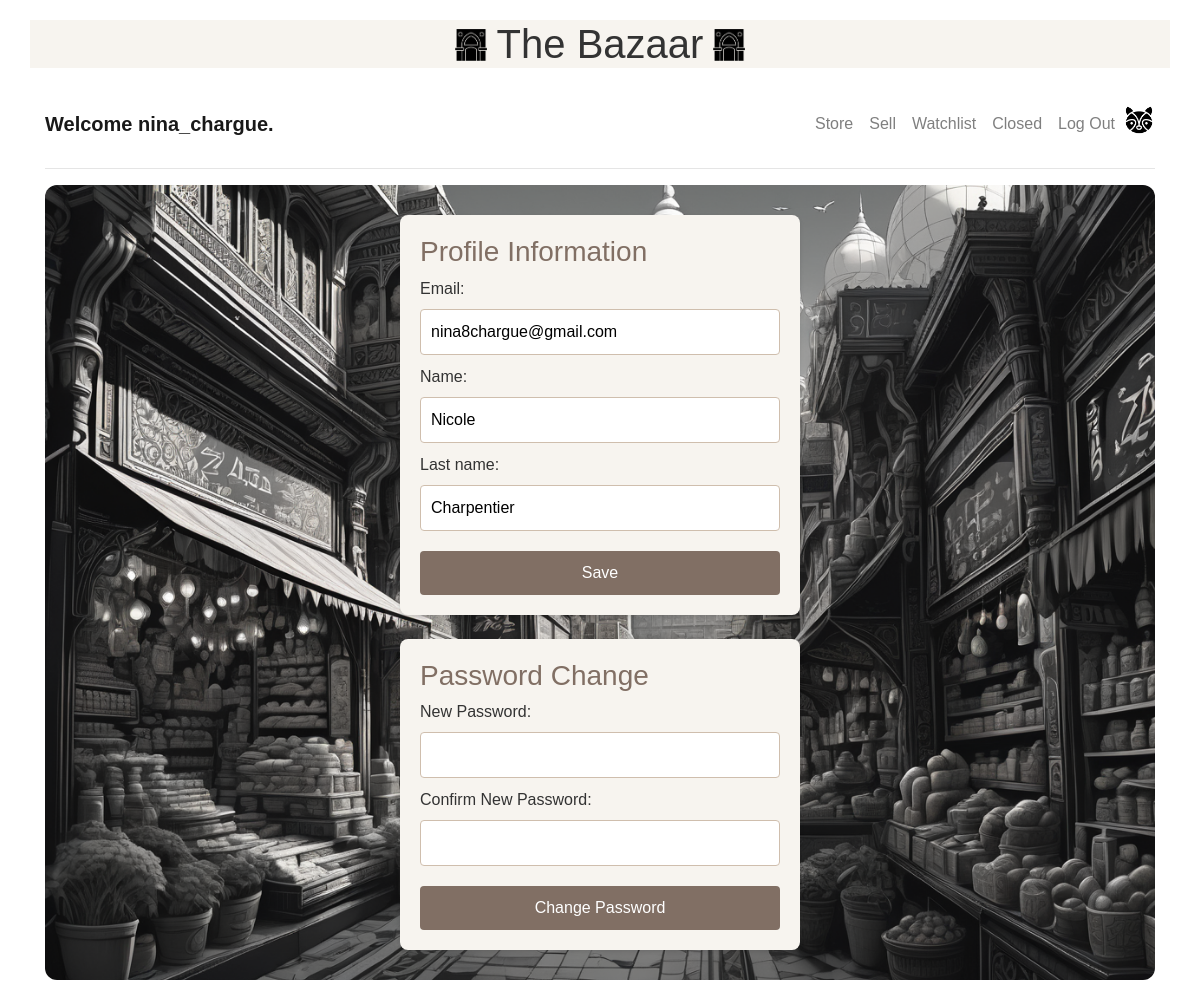
Page /edit_profile/ (signed in) on the committed database.
### auctions/models.py (models this page shows)
class User(AbstractUser):
    name = models.CharField(max_length=100, default='')
    lastname = models.CharField(max_length=100, default='')

### auctions/views.py (the view)
# urls.py: path("edit_profile/", views.edit_profile, name="edit_profile"),
@login_required
def edit_profile(request):
    if request.method == 'POST':
        if 'save_profile' in request.POST:
            return update_profile(request)
        elif 'change_password' in request.POST:
            return change_password(request)
    user = request.user
    password_form = PasswordChangeForm(user)
    return render(request, 'auctions/edit_profile.html', {'user': user, 'password_form': password_form})

### auctions/templates/auctions/edit_profile.html (shortened to what this page needs)
{% extends "auctions/layout.html" %}
{% block body %}
{% load static %}
    <div class="profile-container">
        <div class="form-container">
            <h3>Profile Information</h3>
            <form method="post">
                <label for="id_email">Email:</label>
                <input type="email" id="id_email" name="email" value="{{ user.email }}">
                <br>
                <label for="id_name">Name:</label>
                <input type="text" id="id_name" name="name" value="{{ user.first_name }}">
                <br>
                <label for="id_lastname">Last name:</label>
                <input type="text" id="id_lastname" name="lastname" value="{{ user.last_name }}">
                <br>
                <input class="button" type="submit" name="save_profile" value="Save">
            </form>
        </div>
        <div class="form-container">
            <h3>Password Change</h3>
            <form method="post">
                <label for="id_new_password">New Password:</label>
                <input type="password" id="id_new_password" name="new_password">
                <br>
                <label for="id_confirm_new_password">Confirm New Password:</label>
                <input type="password" id="id_confirm_new_password" name="confirm_new_password">
                <br>
                <input class="button" type="submit" name="change_password" value="Change Password">
            </form>
        </div>
    </div>
{% endblock %}

### auctions/templates/auctions/layout.html (shortened to what this page needs)
{% load static %}
<!DOCTYPE html>
<html lang="en">
    <head>
        <link rel="stylesheet" href="https://stackpath.bootstrapcdn.com/bootstrap/4.4.1/css/bootstrap.min.css">
        <link href="{% static 'auctions/styles.css' %}" rel="stylesheet">
    </head>
    <body>
        <header>
            <div class="container text-center">
                <h1><img class="logo-left" src="{% static 'auctions/images/logo-bazaar.png' %}" alt="Logo" width="32" height="32">The Bazaar<img class="logo-right" src="{% static 'auctions/images/logo-bazaar.png' %}" alt="Logo" width="32" height="32"></h1>
            </div>
        </header>
        <nav class="navbar navbar-expand-lg navbar-light">
            <div class="container">
                <div class="navbar-brand">
                    {% if user.is_authenticated %}
                        Welcome {{ user.username }}.
                    {% else %}
                        Welcome stranger.
                    {% endif %}
                </div>
                <div class="collapse navbar-collapse" id="navbarNav">
                    <ul class="navbar-nav ml-auto">
                        <li class="nav-item">
                            <a class="nav-link" href="{% url 'index' %}">Store</a>
                        </li>
                        {% if user.is_authenticated %}
                            <li class="nav-item">
                                <a class="nav-link" href="{% url 'create_listing' %}">Sell</a>
                            </li>
                            <li class="nav-item">
                                <a class="nav-link" href="{% url 'show_watchlist' %}">Watchlist</a>
                            </li>
                            <li class="nav-item">
                                <a class="nav-link" href="{% url 'show_closed_auctions' %}">Closed</a>
                            </li>
                            <li class="nav-item">
                                <a class="nav-link" href="{% url 'logout' %}">Log Out</a>
                            </li>
                            <li class="nav-item-right">
                                <a href="{% url 'user_profile' request.user.id %}">
                                    <img src="{% static 'auctions/images/dark-racoon.png' %}" alt="Profile" width="32" height="32">
                                </a>
                            </li>
                        {% else %}
                            <li class="nav-item-right"><a href="{% url 'login' %}">
                                <img src="{% static 'auctions/images/ligh-racoon.png' %}" alt="Profile" width="32" height="32"></a>
                            </li>
                        {% endif %}
                    </ul>
                </div>
            </div>
        </nav>
        <div class="container">
            <hr>
            {% block body %}
            {% endblock %}
        </div>
        <footer></footer>
    </body>
</html>

### auctions/static/auctions/styles.css (style rules this page uses)
body { padding: 10px; background-color: #FFFFFF; font-family: Arial, sans-serif; color: #333; margin: 0; padding: 0; }
header { padding: 20px 0; }
footer { background-color: #FFFFFF; padding: 10px 0; }
a { text-decoration: none; text-decoration-line: none; }
.text-center { background-color: #F7F4EF; font-family: Verdana, Geneva, Tahoma, sans-serif; }
.navbar-brand { font-weight: bold; }
.logo-left { margin-bottom: 5px; margin-right: 10px; }
.logo-right { margin-bottom: 5px; margin-left: 10px; }
.button { display: block; width: 100%; padding: 10px; background-color: #816F64; color: #FFFFFF; border: none; border-radius: 4px; cursor: pointer; font-size: 16px; text-align: center; margin-top: 10px; }
.form-container { width: 400px; margin: 0 auto; background-color: #F7F4EF; padding: 20px; border-radius: 8px; box-shadow: 0 2px 4px rgba(0, 0, 0, 0.1); }
.form-container h3 { color: #816F64; }
.form-container input[type="text"], .form-container input[type="email"], .form-container input[type="password"] { width: 100%; padding: 10px; margin-bottom: 10px; border: 1px solid #CFBEAD; border-radius: 4px; }
.form-container input[type="submit"] { width: 100%; padding: 10px; background-color: #816F64; color: #FFFFFF; border: none; border-radius: 4px; cursor: pointer; }

### rows in the picture
User: username "nina_chargue", email "nina8chargue@gmail.com", name "Nicole", lastname "Charpentier"
